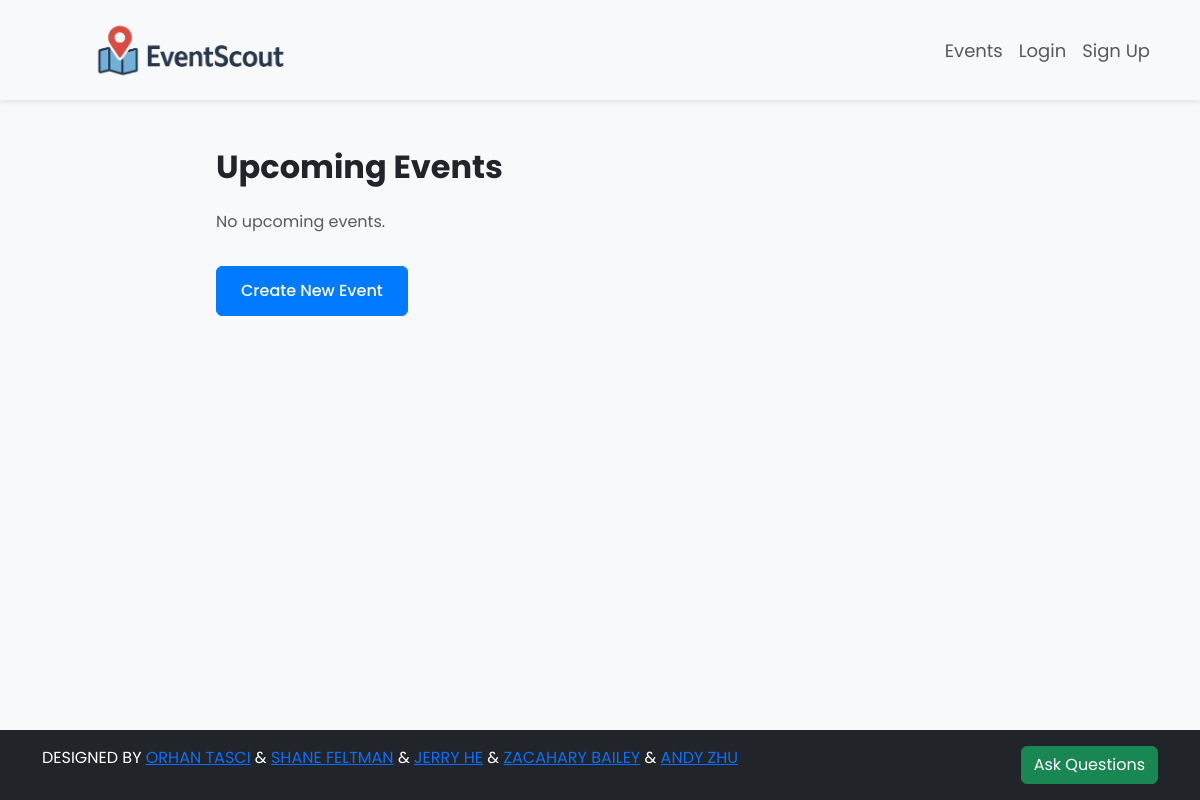
/events/, run on an earlier commit of the app's database.
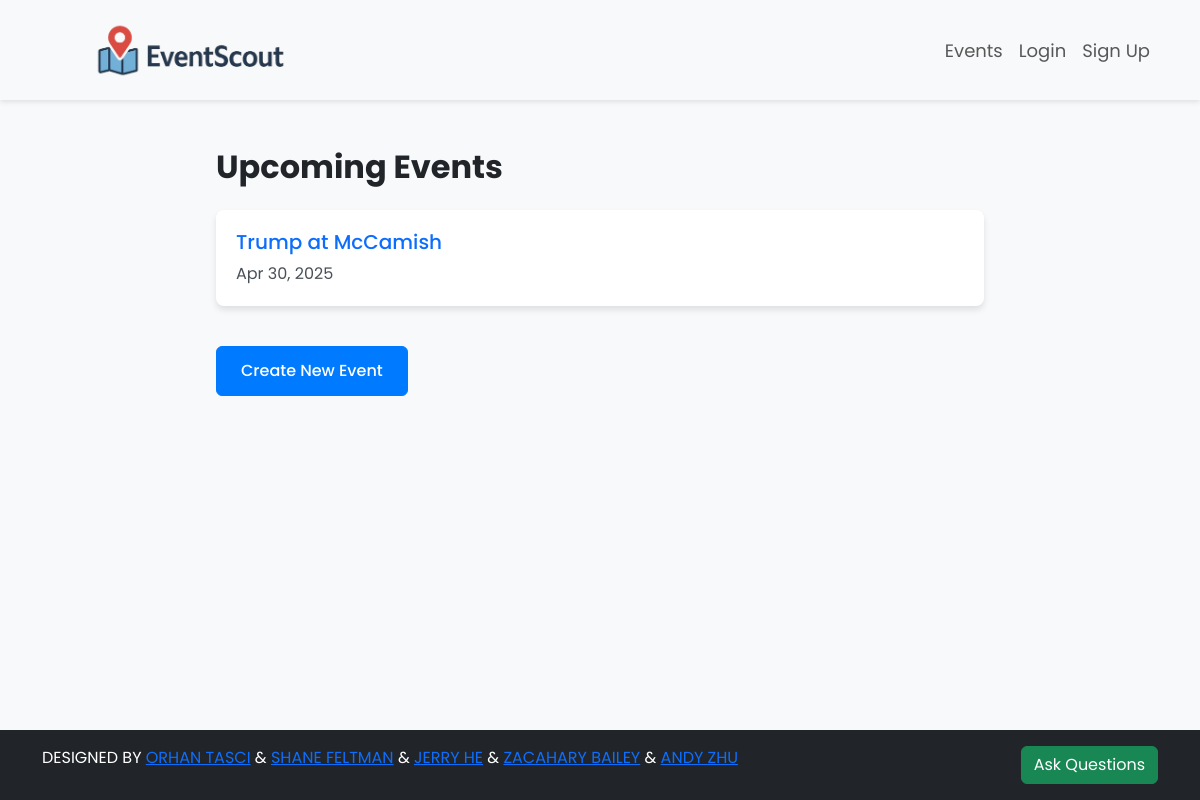
And on a later commit of the database.
### createEvents/models.py (models this page shows, shortened)
class Event(models.Model):
    title = models.CharField(max_length=200)
    description = models.TextField()
    location = models.CharField(max_length=255)
    latitude = models.DecimalField(
        max_digits=9,
        decimal_places=6,
        null=True,
        blank=True
    )
    longitude = models.DecimalField(
        max_digits=9,
        decimal_places=6,
        null=True,
        blank=True
    )
    start_time = models.DateTimeField()
    end_time = models.DateTimeField()
    organizer = models.CharField(max_length=255)
    created_at = models.DateTimeField(auto_now_add=True)

### createEvents/views.py (the view)
# urls.py: path('', views.event_list, name='event_list'),
def event_list(request):
    events = Event.objects.all().order_by('-created_at')
    return render(request, 'createEvents/event_list.html', {'events': events})

### createEvents/templates/createEvents/event_list.html (shortened to what this page needs)
{% extends 'base.html' %}
{% load static %}
{% block head %}
    <link rel="stylesheet" href="{% static 'css/styles.css' %}">
{% endblock %}
{% block content %}
    <div class="events-container">
        <h1 class="fs-2 fw-bold text-dark mb-4">Upcoming Events</h1>
        {% if events %}
            {% for event in events %}
                <div class="event-card card">
                    <div class="card-body">
                        <h2 class="card-title">
                            <a href="{% url 'events.event_detail' event.id %}" class="text-primary text-decoration-none">{{ event.title }}</a>
                        </h2>
                        <p class="card-text mb-0">{{ event.start_time|date:"M d, Y" }}</p>
                    </div>
                </div>
            {% endfor %}
        {% else %}
            <p class="text-muted">No upcoming events.</p>
        {% endif %}
        <a href="{% url 'events.create_event' %}" class="btn btn-primary d-inline-block mt-3">Create New Event</a>
    </div>
{% endblock %}

### eventscout/templates/base.html (shortened to what this page needs)
{% load static %}
<!DOCTYPE html>
<html lang="en">
<head>
    <link rel="stylesheet" href="{% static 'base/styles.css' %}">
    <link href="https://cdn.jsdelivr.net/npm/bootstrap@5.3.3/dist/css/bootstrap.min.css" rel="stylesheet">
    <link rel="stylesheet"  href="https://cdnjs.cloudflare.com/ajax/libs/font-awesome/6.1.1/css/all.min.css">
    {% block head %}{% endblock %}
</head>
<body>
    <header>
      <nav class="navbar navbar-expand-lg custom-navbar">
          <div class="container d-flex align-items-center justify-content-between">
            <a class="navbar-brand p-0 m-0" href="/">
              <img src="{% static 'img/logoeventscout.png' %}" alt="logo" class="img-fluid" style="height:60px; width:auto;" />
            </a>
          <div class="collapse navbar-collapse" id="navbarNavAltMarkup">
            <div class="navbar-nav ms-auto" style="font-size: 18px;">
              <a class="nav-link" href="{% url 'event_list' %}">Events</a>
              {% if user.is_authenticated %}
                <a class="nav-link" href="{% url 'accounts.logout' %}">
                  Logout
                </a>
              {% else %}
                <a class="nav-link" href="{% url 'accounts.login' %}">Login</a>
                <a class="nav-link" href="{% url 'accounts.signup' %}">Sign Up</a>
              {% endif %}
            </div>
          </div>
        </div>
      </nav>
    </header>
    <main>
        {% block content %}{% endblock %}
    </main>
    <footer class="p-3 ms-footer-bottom bg-dark" style="height:auto; padding-top: 0; padding-bottom: 0; position: fixed; bottom: 0px; width: 100%;">
      <div class="container d-flex justify-content-between">
        <div class="me-5 text-white">
          <span>DESIGNED BY
            <a href="otasci3@gatech.edu" target="_blank">ORHAN TASCI</a> &
            <a href="sfeltman3@gatech.edu" target="_blank">SHANE FELTMAN</a> &
            <a href="jhe447@gatech.edu" target="_blank">JERRY HE</a> &
            <a href="zbailey31@gatech.edu" target="_blank">ZACAHARY BAILEY</a> &
            <a href="azhu311@gatech.edu" target="_blank">ANDY ZHU</a>
          </span>
        </div>
        <button class="btn btn-success" style="right: 10px;" data-bs-toggle="modal" data-bs-target="#chatbotModal">
          Ask Questions
        </button>
      </div>
    </footer>
</body>
</html>

### eventscout/static/css/styles.css (style rules this page uses)
body { margin: 0; font-family: 'Poppins', sans-serif; background-color: #f8f9fa; }
header { color: white; text-align: center; padding: 12px 0; font-size: 12px; box-shadow: 0 2px 5px rgba(0,0,0,0.1); }

### createEvents/templates/createEvents/event_list.html (style rules this page uses)
body { font-family: 'Poppins', sans-serif; background-color: #f8f9fa; }
.events-container { max-width: 800px; margin: 3rem auto; padding: 0 1rem; }
.event-card { border: none; border-radius: 0.5rem; box-shadow: 0 4px 6px rgba(0, 0, 0, 0.1); margin-bottom: 1.5rem; transition: transform 0.2s ease, box-shadow 0.2s ease; }
.event-card .card-body { padding: 1.25rem; }
.event-card .card-title { margin-bottom: 0.5rem; font-size: 1.25rem; }
.event-card .card-text { color: #495057; }
.btn-primary { background-color: #007bff; border-color: #007bff; padding: 0.75rem 1.5rem; font-weight: 500; transition: all 0.2s ease; }

What changed in the data, as far as the page shows it:
added Event: title "Trump at McCamish", start_time "Apr 30, 2025"
Also different on the page:
text no longer shown: "No upcoming events."
